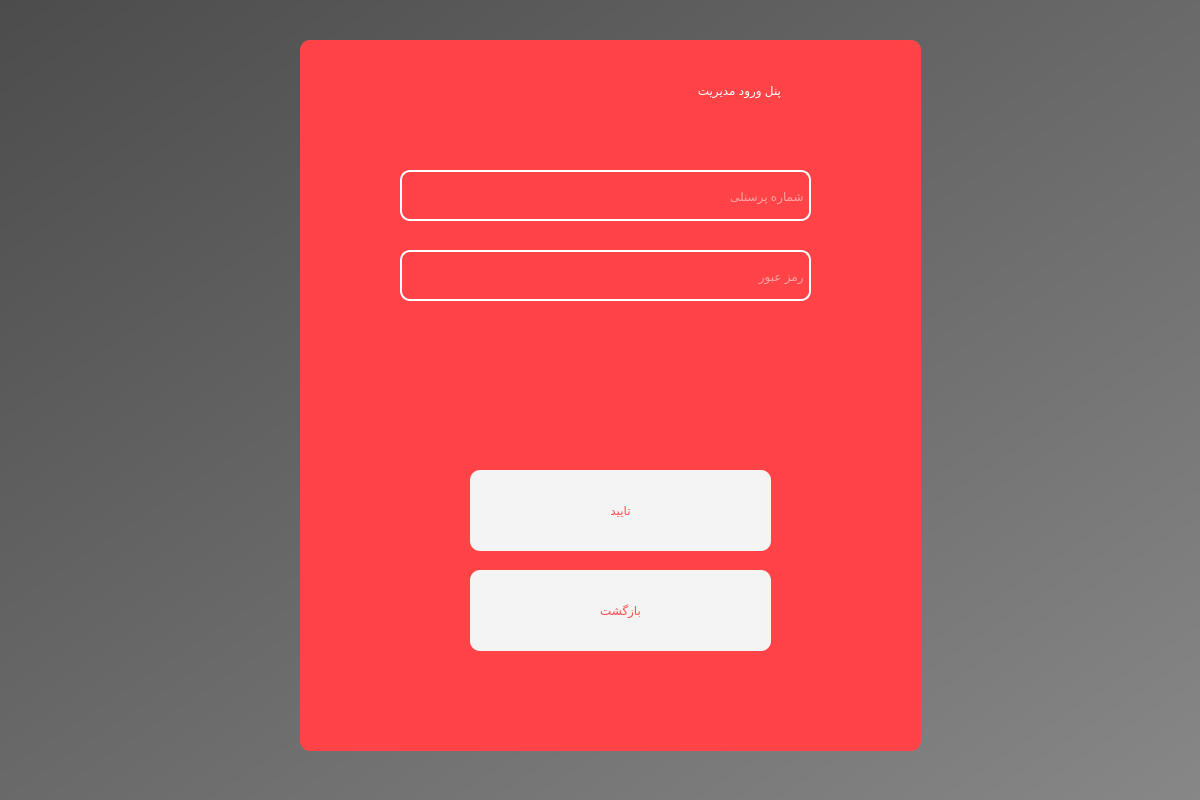
<?xml version="1.0" encoding="UTF-8"?>
<ui version="4.0">
 <class>Dialog</class>
 <widget class="QDialog" name="Dialog">
  <property name="geometry">
   <rect>
    <x>0</x>
    <y>0</y>
    <width>1200</width>
    <height>800</height>
   </rect>
  </property>
  <property name="windowTitle">
   <string>Dialog</string>
  </property>
  <widget class="QWidget" name="bgwidget" native="true">
   <property name="geometry">
    <rect>
     <x>0</x>
     <y>0</y>
     <width>1201</width>
     <height>801</height>
    </rect>
   </property>
   <property name="styleSheet">
    <string notr="true">QWidget#bgwidget{
background-color:qlineargradient(spread:pad, x1:0, y1:0, x2:1, y2:1, stop:0 rgba(76, 76, 76, 255), stop:1 rgba(135, 135, 135, 255))
}</string>
   </property>
   <widget class="QWidget" name="widget" native="true">
    <property name="geometry">
     <rect>
      <x>300</x>
      <y>40</y>
      <width>621</width>
      <height>711</height>
     </rect>
    </property>
    <property name="styleSheet">
     <string notr="true">QWidget#widget{
background-color:rgb(255, 67, 70);
border-radius:10px;
text-shadow: 0 0 3px #FF0000, 0 0 5px #0000FF
}
</string>
    </property>
    <widget class="QLabel" name="label">
     <property name="geometry">
      <rect>
       <x>140</x>
       <y>10</y>
       <width>341</width>
       <height>81</height>
      </rect>
     </property>
     <property name="styleSheet">
      <string notr="true">font: 700 36pt &quot;Vazir&quot;;
color: rgb(255, 255, 255);</string>
     </property>
     <property name="text">
      <string>پنل ورود مدیریت</string>
     </property>
    </widget>
    <widget class="QLineEdit" name="user_id_manager">
     <property name="geometry">
      <rect>
       <x>100</x>
       <y>130</y>
       <width>411</width>
       <height>51</height>
      </rect>
     </property>
     <property name="styleSheet">
      <string notr="true">border-radius:10px;
font: 500 18pt &quot;Poppins Medium&quot;;
background-color:white;
background: transparent;
border: 1.5px solid white;
color:white;
font: 700 24pt &quot;Vazir&quot;;</string>
     </property>
     <property name="text">
      <string/>
     </property>
     <property name="placeholderText">
      <string notr="true"> شماره پرسنلی</string>
     </property>
    </widget>
    <widget class="QLineEdit" name="password_manager">
     <property name="geometry">
      <rect>
       <x>100</x>
       <y>210</y>
       <width>411</width>
       <height>51</height>
      </rect>
     </property>
     <property name="styleSheet">
      <string notr="true">border-radius:10px;
font: 500 18pt &quot;Poppins Medium&quot;;
background-color:white;
font: 700 24pt &quot;Vazir&quot;;
background: transparent;
border: 1.5px solid white;
color:white</string>
     </property>
     <property name="text">
      <string/>
     </property>
     <property name="placeholderText">
      <string> رمز عبور</string>
     </property>
    </widget>
    <widget class="QPushButton" name="confirm_manage">
     <property name="geometry">
      <rect>
       <x>170</x>
       <y>430</y>
       <width>301</width>
       <height>81</height>
      </rect>
     </property>
     <property name="styleSheet">
      <string notr="true">border-radius:10px;
background-color:rgb(244, 244, 244);
font: 700 26pt &quot;Vazir&quot;;
color:rgb(255, 78, 81)</string>
     </property>
     <property name="text">
      <string>تایید</string>
     </property>
    </widget>
    <widget class="QPushButton" name="return_manage11">
     <property name="geometry">
      <rect>
       <x>170</x>
       <y>530</y>
       <width>301</width>
       <height>81</height>
      </rect>
     </property>
     <property name="styleSheet">
      <string notr="true">border-radius:10px;
background-color:rgb(244, 244, 244);
font: 700 26pt &quot;Vazir&quot;;
color:rgb(255, 78, 81)</string>
     </property>
     <property name="text">
      <string>بازگشت</string>
     </property>
    </widget>
    <widget class="QLabel" name="label_2">
     <property name="geometry">
      <rect>
       <x>100</x>
       <y>270</y>
       <width>411</width>
       <height>41</height>
      </rect>
     </property>
     <property name="styleSheet">
      <string notr="true">font: 700 20pt &quot;Vazir&quot;;
color: rgb(255, 255, 255);</string>
     </property>
     <property name="text">
      <string/>
     </property>
    </widget>
   </widget>
  </widget>
 </widget>
 <resources/>
 <connections/>
</ui>
